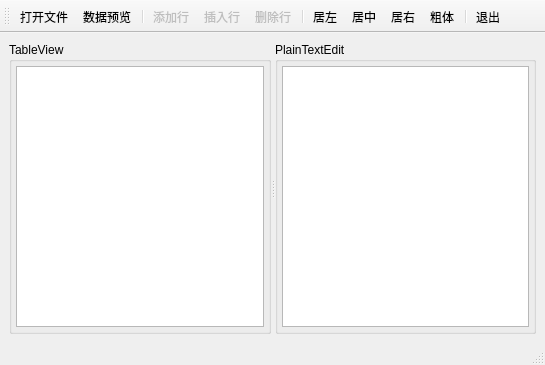
<?xml version="1.0" encoding="UTF-8"?>
<ui version="4.0">
 <class>MainWindow</class>
 <widget class="QMainWindow" name="MainWindow">
  <property name="geometry">
   <rect>
    <x>0</x>
    <y>0</y>
    <width>545</width>
    <height>365</height>
   </rect>
  </property>
  <property name="windowTitle">
   <string>MainWindow</string>
  </property>
  <widget class="QWidget" name="centralwidget">
   <layout class="QHBoxLayout" name="horizontalLayout">
    <item>
     <widget class="QSplitter" name="splitter">
      <property name="orientation">
       <enum>Qt::Horizontal</enum>
      </property>
      <widget class="QGroupBox" name="groupBox">
       <property name="title">
        <string>TableView</string>
       </property>
       <layout class="QVBoxLayout" name="verticalLayout">
        <property name="leftMargin">
         <number>4</number>
        </property>
        <property name="topMargin">
         <number>4</number>
        </property>
        <property name="rightMargin">
         <number>4</number>
        </property>
        <property name="bottomMargin">
         <number>4</number>
        </property>
        <item>
         <widget class="QTableView" name="tableView">
          <property name="alternatingRowColors">
           <bool>true</bool>
          </property>
          <property name="sortingEnabled">
           <bool>true</bool>
          </property>
         </widget>
        </item>
       </layout>
      </widget>
      <widget class="QGroupBox" name="groupBox_2">
       <property name="title">
        <string>PlainTextEdit</string>
       </property>
       <layout class="QVBoxLayout" name="verticalLayout_2">
        <property name="leftMargin">
         <number>4</number>
        </property>
        <property name="topMargin">
         <number>4</number>
        </property>
        <property name="rightMargin">
         <number>4</number>
        </property>
        <property name="bottomMargin">
         <number>4</number>
        </property>
        <item>
         <widget class="QPlainTextEdit" name="plainTextEdit">
          <property name="lineWrapMode">
           <enum>QPlainTextEdit::NoWrap</enum>
          </property>
         </widget>
        </item>
       </layout>
      </widget>
     </widget>
    </item>
   </layout>
  </widget>
  <widget class="QStatusBar" name="statusbar"/>
  <widget class="QToolBar" name="toolBar">
   <property name="windowTitle">
    <string>toolBar</string>
   </property>
   <property name="toolButtonStyle">
    <enum>Qt::ToolButtonTextUnderIcon</enum>
   </property>
   <attribute name="toolBarArea">
    <enum>TopToolBarArea</enum>
   </attribute>
   <attribute name="toolBarBreak">
    <bool>false</bool>
   </attribute>
   <addaction name="actOpen"/>
   <addaction name="actModelData"/>
   <addaction name="separator"/>
   <addaction name="actAppend"/>
   <addaction name="actInsert"/>
   <addaction name="actDelete"/>
   <addaction name="separator"/>
   <addaction name="actAlignLeft"/>
   <addaction name="actAlignCenter"/>
   <addaction name="actAlignRight"/>
   <addaction name="actFontBold"/>
   <addaction name="separator"/>
   <addaction name="actExit"/>
  </widget>
  <action name="actOpen">
   <property name="icon">
    <iconset resource="res.qrc">
     <normaloff>:/images/icons/open.bmp</normaloff>:/images/icons/open.bmp</iconset>
   </property>
   <property name="text">
    <string>打开文件</string>
   </property>
   <property name="toolTip">
    <string>打开文件</string>
   </property>
  </action>
  <action name="actSave">
   <property name="enabled">
    <bool>false</bool>
   </property>
   <property name="icon">
    <iconset resource="res.qrc">
     <normaloff>:/images/icons/save.bmp</normaloff>:/images/icons/save.bmp</iconset>
   </property>
   <property name="text">
    <string>另存文件</string>
   </property>
   <property name="toolTip">
    <string>表格内容另存为文件</string>
   </property>
  </action>
  <action name="actAppend">
   <property name="enabled">
    <bool>false</bool>
   </property>
   <property name="icon">
    <iconset resource="res.qrc">
     <normaloff>:/images/icons/append.bmp</normaloff>:/images/icons/append.bmp</iconset>
   </property>
   <property name="text">
    <string>添加行</string>
   </property>
   <property name="toolTip">
    <string>添加一行</string>
   </property>
  </action>
  <action name="actInsert">
   <property name="enabled">
    <bool>false</bool>
   </property>
   <property name="icon">
    <iconset resource="res.qrc">
     <normaloff>:/images/icons/306.bmp</normaloff>:/images/icons/306.bmp</iconset>
   </property>
   <property name="text">
    <string>插入行</string>
   </property>
   <property name="toolTip">
    <string>插入一行</string>
   </property>
  </action>
  <action name="actDelete">
   <property name="enabled">
    <bool>false</bool>
   </property>
   <property name="icon">
    <iconset resource="res.qrc">
     <normaloff>:/images/icons/delete.bmp</normaloff>:/images/icons/delete.bmp</iconset>
   </property>
   <property name="text">
    <string>删除行</string>
   </property>
   <property name="toolTip">
    <string>删除当前行</string>
   </property>
  </action>
  <action name="actExit">
   <property name="icon">
    <iconset resource="res.qrc">
     <normaloff>:/images/icons/exit.bmp</normaloff>:/images/icons/exit.bmp</iconset>
   </property>
   <property name="text">
    <string>退出</string>
   </property>
   <property name="toolTip">
    <string>退出</string>
   </property>
  </action>
  <action name="actModelData">
   <property name="icon">
    <iconset resource="res.qrc">
     <normaloff>:/images/icons/export1.bmp</normaloff>:/images/icons/export1.bmp</iconset>
   </property>
   <property name="text">
    <string>数据预览</string>
   </property>
   <property name="toolTip">
    <string>模型数据显示到文本框里</string>
   </property>
  </action>
  <action name="actAlignLeft">
   <property name="icon">
    <iconset resource="res.qrc">
     <normaloff>:/images/icons/508.bmp</normaloff>:/images/icons/508.bmp</iconset>
   </property>
   <property name="text">
    <string>居左</string>
   </property>
   <property name="toolTip">
    <string>文字左对齐</string>
   </property>
  </action>
  <action name="actAlignCenter">
   <property name="icon">
    <iconset resource="res.qrc">
     <normaloff>:/images/icons/510.bmp</normaloff>:/images/icons/510.bmp</iconset>
   </property>
   <property name="text">
    <string>居中</string>
   </property>
   <property name="toolTip">
    <string>文字居中</string>
   </property>
  </action>
  <action name="actAlignRight">
   <property name="icon">
    <iconset resource="res.qrc">
     <normaloff>:/images/icons/512.bmp</normaloff>:/images/icons/512.bmp</iconset>
   </property>
   <property name="text">
    <string>居右</string>
   </property>
   <property name="toolTip">
    <string>文字右对齐</string>
   </property>
  </action>
  <action name="actFontBold">
   <property name="checkable">
    <bool>true</bool>
   </property>
   <property name="icon">
    <iconset resource="res.qrc">
     <normaloff>:/images/icons/500.bmp</normaloff>:/images/icons/500.bmp</iconset>
   </property>
   <property name="text">
    <string>粗体</string>
   </property>
   <property name="toolTip">
    <string>粗体字体</string>
   </property>
  </action>
 </widget>
 <resources>
  <include location="res.qrc"/>
 </resources>
 <connections/>
</ui>
